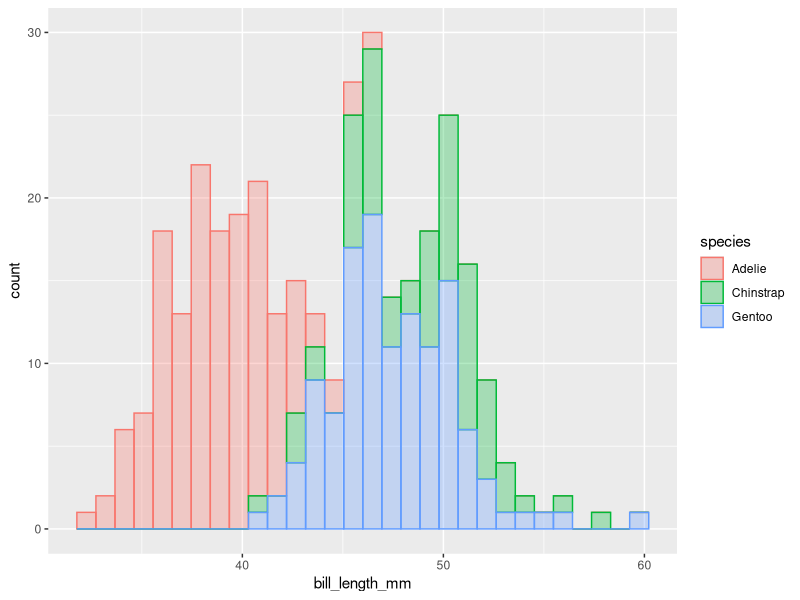

The R script that drew this image:
## ---- chunk 1
knitr::opts_chunk$set(echo = FALSE, warning = FALSE, message = FALSE)
library(tidyverse)
library(palmerpenguins)
## ---- chunk 2
ggplot(data = penguins) + 
  geom_histogram(mapping = aes(x = bill_length_mm, color = species,  fill = species), alpha = 0.3)
